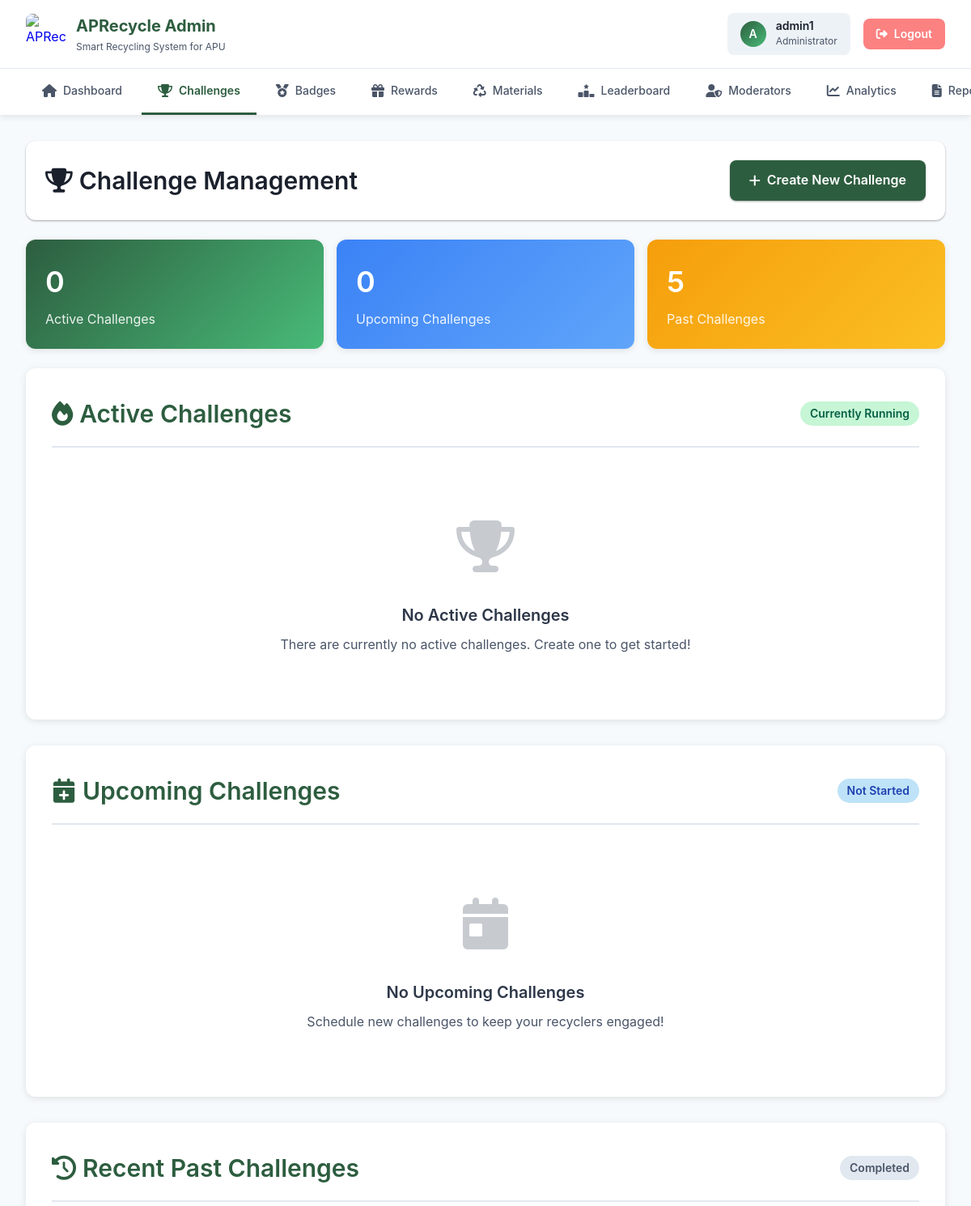
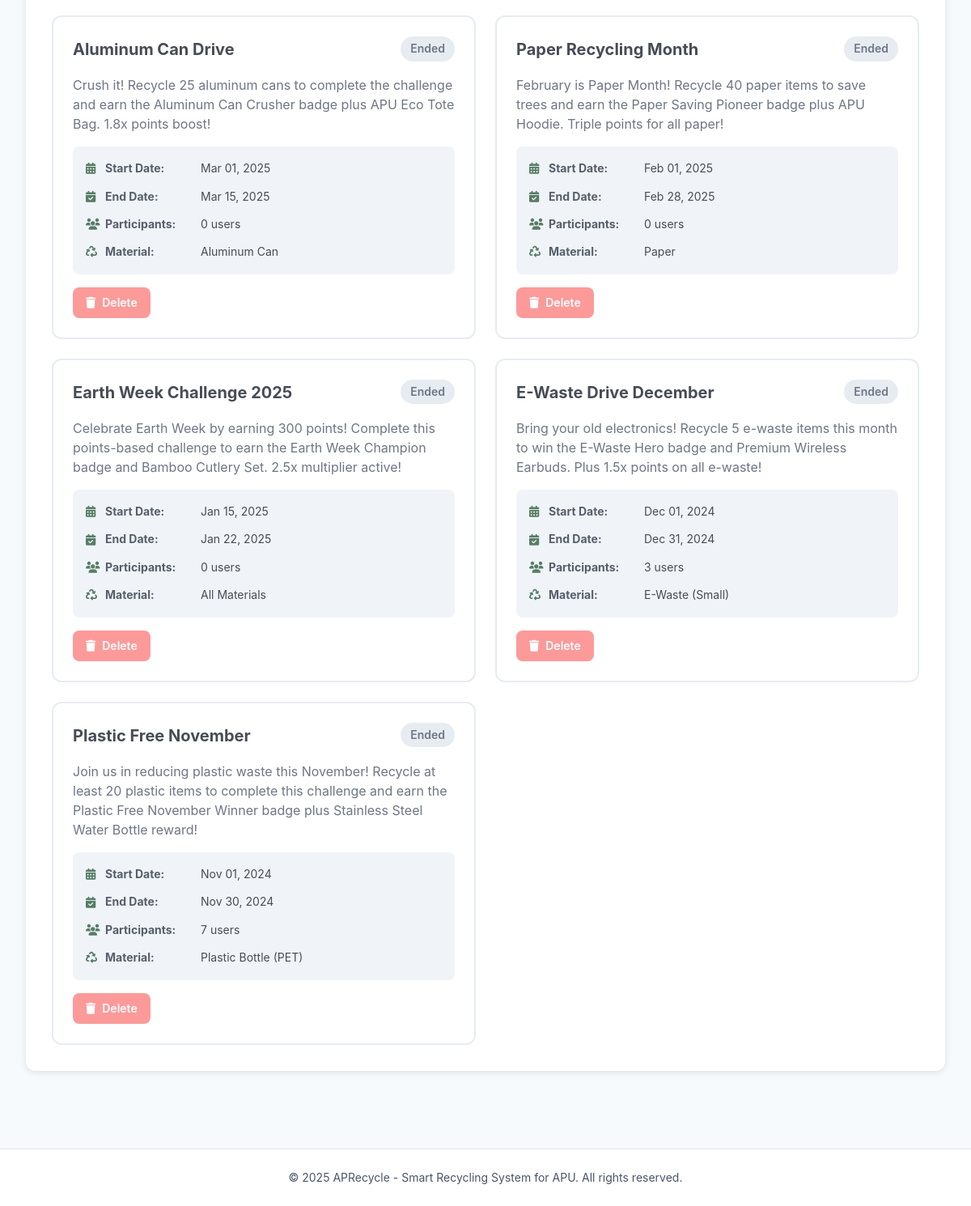
Screenshot of /admin/challenges.php (signed in) with the database file from the repository (2 pictures, top to bottom).
### tables this page shows
CREATE TABLE IF NOT EXISTS `challenge` (
  `challenge_id` int NOT NULL AUTO_INCREMENT,
  `title` varchar(100) NOT NULL,
  `description` text NOT NULL,
  `start_date` date NOT NULL,
  `end_date` date NOT NULL,
  `badge_id` int DEFAULT NULL COMMENT 'Challenge-specific badge (awarded on completion)',
  `reward_id` int DEFAULT NULL COMMENT 'Challenge-specific reward (awarded on completion)',
  `point_multiplier` decimal(3,1) NOT NULL DEFAULT '1.0',
  `target_material_id` int DEFAULT NULL COMMENT 'Specific material for smart challenges',
  `target_quantity` int NOT NULL DEFAULT '0' COMMENT 'Number of items to recycle (for quantity-based challenges)',
  `target_points` int NOT NULL DEFAULT '0' COMMENT 'Points to earn during challenge period (for points-based challenges)',
  `completion_type` enum('quantity','points','participation') NOT NULL DEFAULT 'quantity' COMMENT 'How to complete: quantity=recycle X items, points=earn X points, participation=join+submit 1 item',
  `created_at` datetime NOT NULL DEFAULT CURRENT_TIMESTAMP,
  PRIMARY KEY (`challenge_id`),
  KEY `badge_id` (`badge_id`),
  KEY `reward_id` (`reward_id`),
  KEY `target_material_id` (`target_material_id`)
);

CREATE TABLE IF NOT EXISTS `material` (
  `material_id` int NOT NULL AUTO_INCREMENT,
  `material_name` varchar(100) NOT NULL,
  `points_per_item` int NOT NULL,
  PRIMARY KEY (`material_id`)
);

### admin/challenges.php (the view, shortened to what the rows shown need)
<?php
$conn = getDBConnection();
$past_query = "SELECT c.*,
               b.badge_name,
               r.reward_name,
               m.material_name,
               COUNT(DISTINCT uc.user_id) as participant_count
               FROM challenge c
               LEFT JOIN badge b ON c.badge_id = b.badge_id
               LEFT JOIN reward r ON c.reward_id = r.reward_id
               LEFT JOIN material m ON c.target_material_id = m.material_id
               LEFT JOIN user_challenge uc ON c.challenge_id = uc.challenge_id
               WHERE c.end_date < CURDATE()
               GROUP BY c.challenge_id
               ORDER BY c.end_date DESC
               LIMIT 5";
$past_result = mysqli_query($conn, $past_query);
include 'includes/header.php';
?>
<div class="page-header-actions">
    <h2>
        <i class="fas fa-trophy"></i> Challenge Management
    </h2>
</div>
        <h3><?php echo mysqli_num_rows($past_result);
        mysqli_data_seek($past_result, 0); ?></h3>
<div class="section">
    <div class="section-header">
        <h2><i class="fas fa-fire"></i> Active Challenges</h2>
    </div>
</div>
<div class="section">
    <div class="section-header">
        <h2><i class="fas fa-calendar-plus"></i> Upcoming Challenges</h2>
    </div>
</div>
<div class="section">
    <div class="section-header">
        <h2><i class="fas fa-history"></i> Recent Past Challenges</h2>
    </div>
    <?php if (mysqli_num_rows($past_result) > 0): ?>
        <div class="challenges-grid">
            <?php while ($challenge = mysqli_fetch_assoc($past_result)): ?>
                <div class="challenge-card" style="opacity: 0.8;">
                    <div class="challenge-card-header">
                        <h3 class="challenge-title"><?php echo htmlspecialchars($challenge['title']); ?></h3>
                        <span class="badge badge-past">Ended</span>
                    </div>
                    <p class="challenge-description">
                        <?php echo htmlspecialchars($challenge['description']); ?>
                    </p>
                    <div class="challenge-meta">
                        <div class="challenge-meta-item">
                            <i class="fas fa-calendar-alt"></i>
                            <strong>Start Date:</strong>
                            <span><?php echo date('M d, Y', strtotime($challenge['start_date'])); ?></span>
                        </div>
                        <div class="challenge-meta-item">
                            <i class="fas fa-calendar-check"></i>
                            <strong>End Date:</strong>
                            <span><?php echo date('M d, Y', strtotime($challenge['end_date'])); ?></span>
                        </div>
                        <div class="challenge-meta-item">
                            <i class="fas fa-users"></i>
                            <strong>Participants:</strong>
                            <span><?php echo $challenge['participant_count']; ?> users</span>
                        </div>
                        <div class="challenge-meta-item">
                            <i class="fas fa-recycle"></i>
                            <strong>Material:</strong>
                            <span><?php echo htmlspecialchars($challenge['material_name'] ?? 'All Materials'); ?></span>
                        </div>
                    </div>
                    <div class="challenge-actions">
                        <a href="?delete=<?php echo $challenge['challenge_id']; ?>" class="btn btn-delete"
                            onclick="return confirm('Are you sure you want to delete this past challenge? All historical data will be lost.');">
                            <i class="fas fa-trash"></i> Delete
                        </a>
                    </div>
                </div>
            <?php endwhile; ?>
        </div>
    <?php endif; ?>
</div>
<?php
include 'includes/footer.php';
?>

### rows the page displays
challenge: title "Aluminum Can Drive", description "Crush it! Recycle 25 aluminum cans to complete the challenge and earn the Aluminum Can Crusher badge plus APU Eco Tote Bag. 1.8x points boost!", start_date "Mar 01, 2025", end_date "Mar 15, 2025", participant_count "0", target_material.material_name "Aluminum Can"
challenge: title "Paper Recycling Month", description "February is Paper Month! Recycle 40 paper items to save trees and earn the Paper Saving Pioneer badge plus APU Hoodie. Triple points for all paper!", start_date "Feb 01, 2025", end_date "Feb 28, 2025", participant_count "0", target_material.material_name "Paper"
challenge: title "Earth Week Challenge 2025", description "Celebrate Earth Week by earning 300 points! Complete this points-based challenge to earn the Earth Week Champion badge and Bamboo Cutlery Set. 2.5x multiplier active!", start_date "Jan 15, 2025", end_date "Jan 22, 2025", participant_count "0", material_name "All Materials"
challenge: title "E-Waste Drive December", description "Bring your old electronics! Recycle 5 e-waste items this month to win the E-Waste Hero badge and Premium Wireless Earbuds. Plus 1.5x points on all e-waste!", start_date "Dec 01, 2024", end_date "Dec 31, 2024", participant_count "3", target_material.material_name "E-Waste (Small)"
challenge: title "Plastic Free November", description "Join us in reducing plastic waste this November! Recycle at least 20 plastic items to complete this challenge and earn the Plastic Free November Winner badge plus Stainless Steel Water Bottle reward!", start_date "Nov 01, 2024", end_date "Nov 30, 2024", participant_count "7", target_material.material_name "Plastic Bottle (PET)"

### other values shown
substr($_SESSION['username'], 0, 1) "A"
$_SESSION['username'] "admin1"
mysqli_num_rows($active_result) "0"
mysqli_num_rows($upcoming_result) "0"
mysqli_num_rows($past_result) "5"
